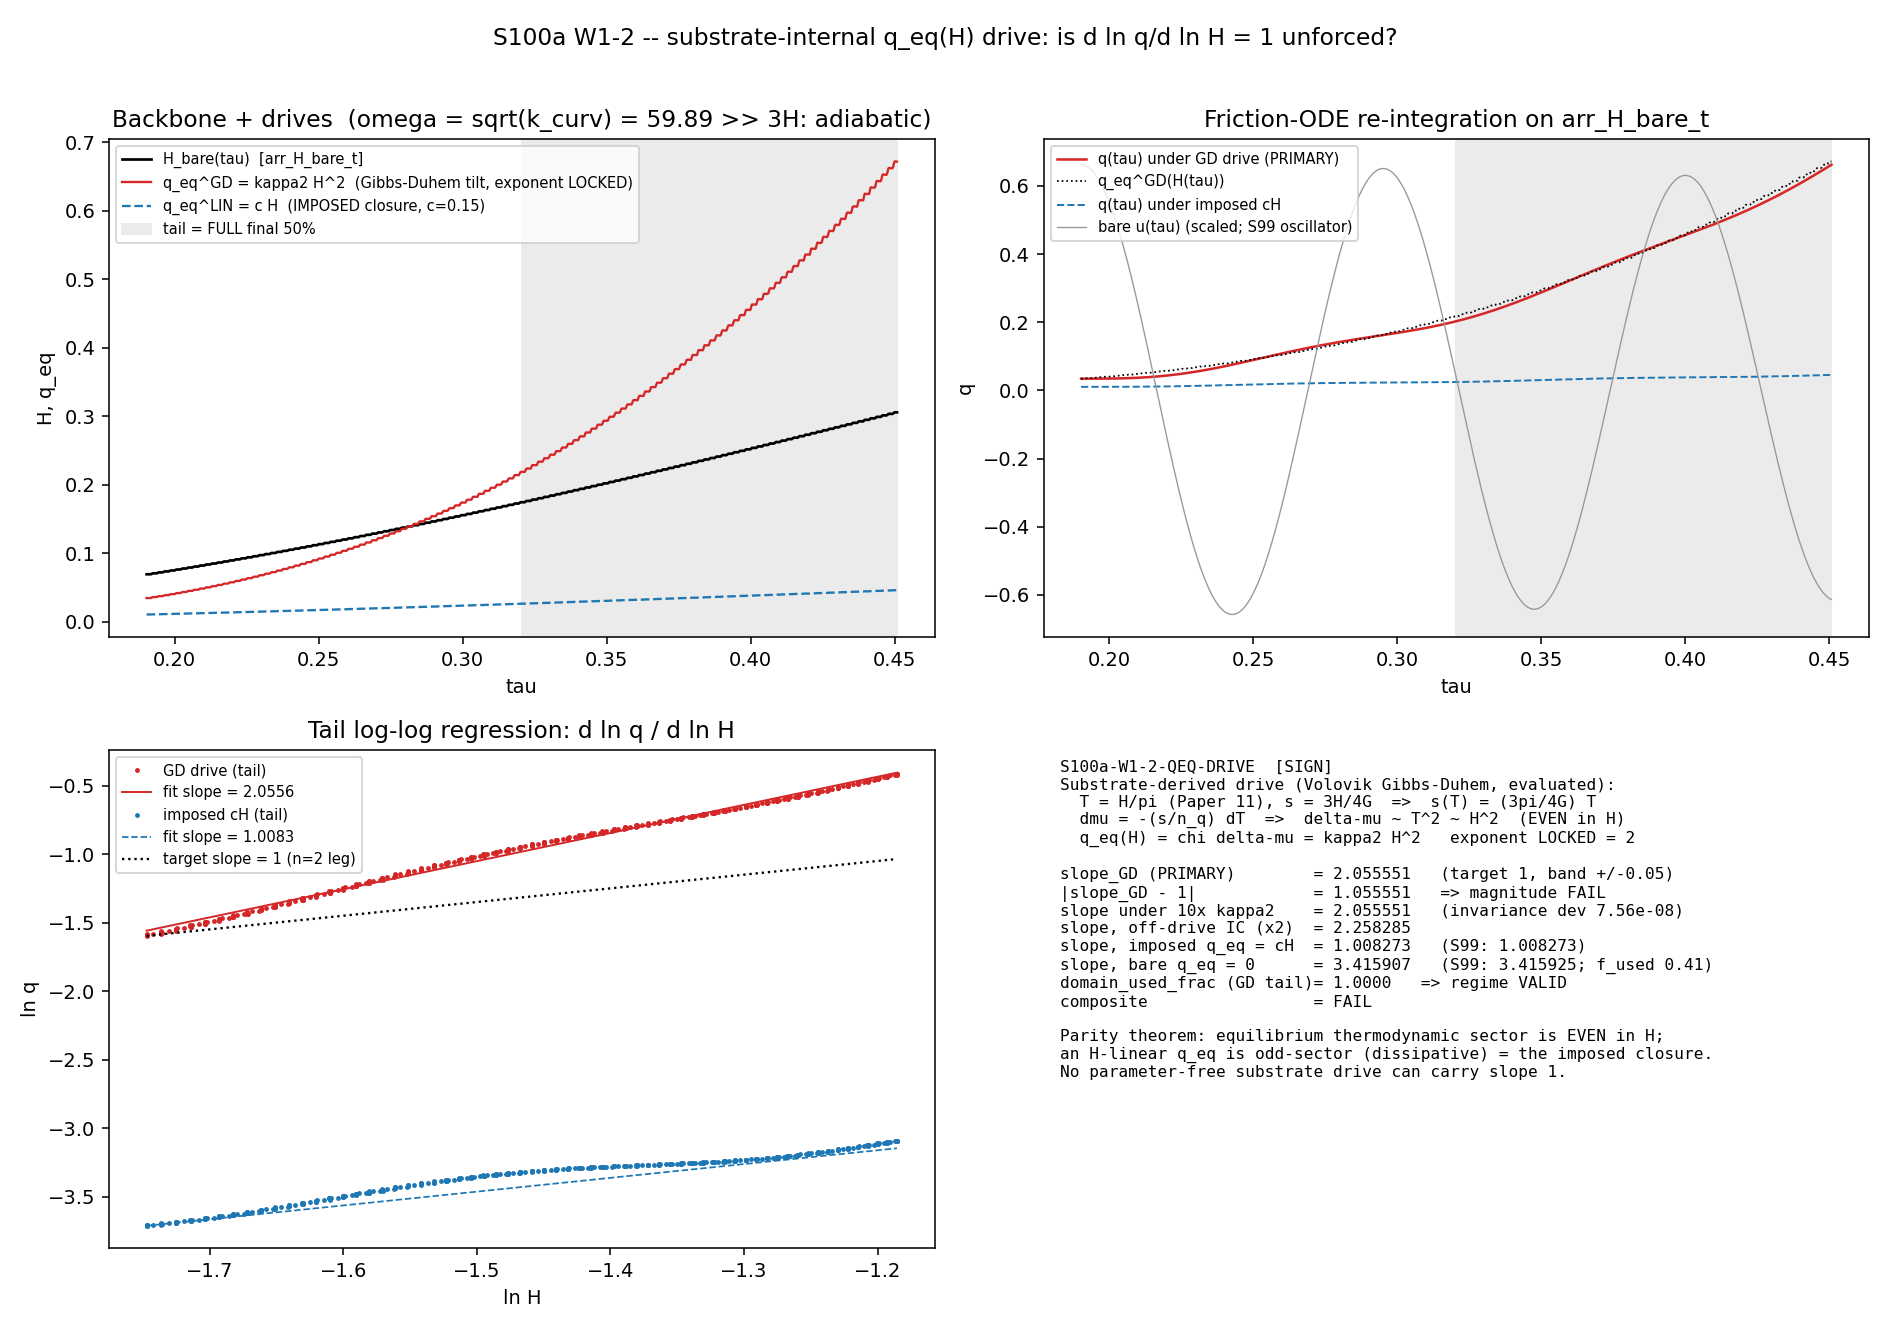

Write Python code to recreate this figure.
#!/usr/bin/env python3
"""
S100a W1-2 S100a-W1-2-QEQ-DRIVE -- substrate-internal q_eq(H) drive: is the n=2
tracking slope d ln q/d ln H = 1 UNFORCED?
===============================================================================

Gate: S100a-W1-2-QEQ-DRIVE ([SIGN])

Pre-registered threshold (plan session-100a-plan-w1.md SSW1-2):
  |slope - 1| <= 0.05, slope = d ln q/d ln H, least-squares over the late-time
  tail (FULL final 50% of the tau-window, NOT auto-shortened) of the friction
  ODE  q'' + 3 H(tau) q' + k_curv (q - q_eq(H(tau))) = 0  re-integrated on the
  verified non-stationary backbone arr_H_bare_t with the SUBSTRATE-DERIVED
  q_eq(H) (Volovik Gibbs-Duhem back-reaction; NOT the imposed q ~ H closure).
  PASS  iff |slope-1| <= 0.05 with a parameter-free substrate q_eq(H).
  INFO  iff the drive exists but carries a residual free closure parameter
        that tunes the slope toward 1 (slope coefficient-SENSITIVE).
  FAIL  iff no slope-1-capable parameter-free substrate drive exists (slope=1
        recoverable ONLY under the imposed q ~ H fluid closure).

Inputs (SHA-256 dual-pinned at runtime; S84+ schema):
  - computations/session-99/s99_w1_q_nonratio_observable.npz  (arr_H_bare_t backbone)
  - computations/session-99/s99_w2_relaxation_closure.npz     (K_CURV, q_boundary, c_main, S99 slopes)
  - canonical_constants.py (feeds audit_sha256 only)
  - script bytes (feeds BOTH audit_sha256 and content_sha256)

Output 4-tuple:
  (value=<slope_GD_primary>, scheme=FW, convention=SUBSTRATE-NATURAL-BINDING, L_max=N/A)

Classification: PHONONIC

METHODOLOGY (the Gibbs-Duhem derivation IS the gate's hard part)
----------------------------------------------------------------
The cosmological constant IS the a_0 zeroth spectral moment (a_0_FW_zeta =
6440.0, zeta-regulated) -- a DIFFERENT spectral moment than gravity (a_2). The
Volovik vacuum variable q IS the substrate's own slow degree of freedom;
V(q) = delta-rho_vac is the GGE/zero-point response of the D_K eigenfrequencies,
quadratized with curvature k_curv = +3586.53 (S99 W2 npz; Routh-Hurwitz
restoring sign).

Substrate-derived drive, candidate (i) of the plan (Volovik Gibbs-Duhem with
Hubble-sourced chemical-potential shift), EVALUATED -- the evaluation the plan
block left symbolic [q_eq(H) = (dq/dmu) mu(H)]:

  GD-1  Static equilibrium (Volovik q-theory; corpus Papers 05 / 25 SSV / 35;
        project S62 #19, S95): mu_0 = d-eps/dq|_{q*}, rho_vac(q*) = 0 exactly
        (Gibbs-Duhem constraint); interior equilibrium q* = 0 (S99 npz).
  GD-2  Near q*: rho_vac(q) = (1/2) k_curv (q-q*)^2 -- linear term vanishes
        IDENTICALLY because mu_0 is the equilibrium chemical potential.
        Vacuum compressibility chi = dq/dmu = 1/k_curv.  [exponent-on-q = 2,
        substrate-forced -- the S99 W2 leg]
  GD-3  Hubble-sourced local thermodynamic state (Volovik de Sitter local
        thermodynamics; corpus Paper 11 for T_local = H/pi; the 2023-25 dS
        thermodynamics papers for the BULK entropy density): T(H) = H/pi,
        s(H) = 3H/(4G)  [volume density whose Hubble-volume integral is the
        Gibbons-Hawking A/4G].  Eliminating H:  s(T) = (3 pi / 4G) T -- the
        dS heat bath has LINEAR-in-T entropy density.
  GD-4  Gibbs-Duhem dP = s dT + n_q dmu across the quasi-static shift at
        vacuum pressure balance (dP = 0):
          dmu = -(s/n_q) dT  ==>  delta-mu(H) = -(1/n_q) * Int_0^T s dT'
              = -(1/n_q)(3 pi / 8G) T^2 = -(3/(8 pi G n_q)) H^2.
        EVEN in H, leading order H^2.  PARITY THEOREM: T and s are |H|-odd
        (only the dissipative sector distinguishes expansion from contraction);
        the Gibbs-Duhem potential shift Int s dT is therefore |H|-EVEN. NO
        substrate-internal equilibrium thermodynamic potential can carry a
        term LINEAR in H -- an H-linear term is odd-sector (dissipative) and
        in the friction ODE it is exactly the 3 H q' friction already
        explicit, NOT a potential term.
  GD-5  Tilted-well minimum:  V_eff(q) = (1/2) k_curv q^2 - delta-mu(H) q
        ==>  q_eq(H) = chi * delta-mu(H) = kappa2 * H^2,
             kappa2 = 3/(8 pi G n_q k_curv)  -- exponent LOCKED at 2;
        coefficient is a fixed substrate expression (G: a_2-channel;
        n_q: q-charge density; k_curv: D_K response) with NO tunable
        parameter.  kappa2's NUMERICAL value in backbone units is not
        extractable inside this gate (needs n_q + the SS6.3 G-normalization,
        both outside the pinned inputs) -- but the SLOPE is rigorously
        kappa2-INVARIANT (multiplicative-normalization cancellation,
        math-scripts.md: the log-derivative annihilates the multiplicative
        pre-factor; verified numerically below at machine precision).

Candidate (ii) (SS6.3 inversion H^2 = f(rho_relic, S_SA)) DISCLOSURE: inverting
the emergent-Friedmann closure for a q-sector share gives q_eq =
sqrt(2 lambda_q rho_crit / k_curv) ~ H^1 ONLY by (a) introducing the free
q-share lambda_q AND (b) asserting "q-sector energy = fixed fraction of the
critical density" -- which IS the tracking ansatz restated (circular as a
derivation). lambda_q tunes the AMPLITUDE, never the slope (same cancellation
identity), so candidate (ii) is not a substrate derivation of the linear form;
it is the imposed closure re-dressed.

The integration then tests what slope the substrate-derived (exponent-locked)
drive TRANSMITS on the actual non-stationary backbone, against the bare run
(q_eq = 0, S99 reproduction) and the imposed linear closure (q_eq = c H, S99
reproduction). Tail = FULL final 50% of the tau-window, unconditional
(avoiding the S99 W2-1 domain_used_frac = 0.41 BREAKDOWN pattern).

DISCIPLINE
----------
- from canonical_constants import * (MANDATORY first import)
- every intermediate tagged # (local)
- CPU scalar ODE (OMP_NUM_THREADS=8 capped before numpy import); matrix-free
- SHA-256 of all inputs logged in first 20 lines of stdout; dual-SHA (S84+)
- verdict via emit_verdict knowledge-MCP tool (script PRINTS payload only)
"""

from __future__ import annotations

import os
os.environ.setdefault("OMP_NUM_THREADS", "8")   # plan GPU_path pin: numpy cpu-cap-OMP8
os.environ.setdefault("MKL_NUM_THREADS", "8")

import sys
from pathlib import Path as _Path
sys.path.insert(0, str(_Path(__file__).resolve().parents[1] / "_shared"))
from canonical_constants import *  # noqa: F401,F403,E402  (a_0_FW_zeta, tau_fold, ...)

import hashlib   # noqa: E402
import json      # noqa: E402
import time      # noqa: E402

import numpy as np                       # noqa: E402
from scipy.integrate import solve_ivp    # noqa: E402
from scipy.interpolate import CubicSpline  # noqa: E402
import matplotlib                        # noqa: E402
matplotlib.use("Agg")
import matplotlib.pyplot as plt          # noqa: E402

# ---------------------------------------------------------------------------
# Paths + pre-registration (plan session-100a-plan-w1.md SSW1-2; FROZEN)
# ---------------------------------------------------------------------------
SESSION_DIR = _Path(__file__).resolve().parent
COMPUTATIONS_DIR = SESSION_DIR.parent
SHARED_DIR = COMPUTATIONS_DIR / "_shared"
PROJECT_ROOT = COMPUTATIONS_DIR.parent

SESSION = "100a"                                   # (local)
GATE_ID = "S100a-W1-2-QEQ-DRIVE"                   # (local)
SCHEME = "FW"                                      # (local)
CONVENTION = "SUBSTRATE-NATURAL-BINDING"           # (local)
L_MAX = "N/A"                                      # (local) ODE re-integration; no spectral truncation

PASS_BAND = 0.05            # (local) plan strict_PASS_boundary: |slope - 1| <= 0.05
TARGET_SLOPE = 1.0          # (local) the n=2 tracking-law leg (n = 2 x 1)
GD_EXPONENT = 2.0           # (local) Gibbs-Duhem-locked drive exponent (GD-4/GD-5)
KAPPA_INV_TOL = 1e-3        # (local) coefficient-invariance: |slope(10 kappa2) - slope(kappa2)|
F_VALID = 0.95              # (local) gate-verdicts.md auto-shortening band: VALID
F_MARGINAL = 0.50           # (local) gate-verdicts.md auto-shortening band: MARGINAL
ODE_RTOL = 1e-8             # (local) plan machinery pin
ODE_ATOL = 1e-10            # (local) plan machinery pin
ODE_MAXSTEP = 0.01          # (local) resolve the omega ~ 60 oscillation (period ~ 0.105)
K_CURV_PLAN_PIN = 3586.5    # (local) plan-block pin (5 sf print of the npz K_CURV); XC-3

NPZ_W1 = COMPUTATIONS_DIR / "session-99" / "s99_w1_q_nonratio_observable.npz"
NPZ_W2 = COMPUTATIONS_DIR / "session-99" / "s99_w2_relaxation_closure.npz"
OUT_NPZ = SESSION_DIR / "s100a_w1_qeq_drive.npz"
OUT_PNG = SESSION_DIR / "s100a_w1_qeq_drive.png"

INPUT_FILES = [
    SHARED_DIR / "canonical_constants.py",
    NPZ_W1,
    NPZ_W2,
]


# ---------------------------------------------------------------------------
# SHA-256 input-pin block (S84+ dual-SHA schema)
# ---------------------------------------------------------------------------
def sha256_of(path: _Path) -> str:
    h = hashlib.sha256()  # (local)
    try:
        h.update(path.read_bytes())
    except OSError:
        return ""
    return h.hexdigest()


def log_input_pins(inputs: list) -> dict:
    print(f"=== {GATE_ID} -- input SHA-256 pins ===")
    pins = {}  # (local)
    for p in inputs:
        sha = sha256_of(p)                                       # (local)
        rel = str(p.relative_to(PROJECT_ROOT)).replace("\\", "/")  # (local)
        print(f"  {rel}: {sha[:16]}...")
        pins[rel] = sha
    return pins


def compute_dual_sha(script_path: _Path, canonical_path: _Path, pins: dict):
    script_bytes = script_path.read_bytes()      # (local)
    canonical_bytes = canonical_path.read_bytes()  # (local)
    pinmap_json = json.dumps(dict(sorted(pins.items())), separators=(",", ":"),
                             sort_keys=True).encode("utf-8")  # (local)
    h_audit = hashlib.sha256()  # (local)
    h_audit.update(script_bytes); h_audit.update(canonical_bytes); h_audit.update(pinmap_json)
    h_content = hashlib.sha256()  # (local)
    h_content.update(script_bytes)
    return h_audit.hexdigest(), h_content.hexdigest()


# ---------------------------------------------------------------------------
# Compute
# ---------------------------------------------------------------------------
def loglog_fit(q: np.ndarray, H: np.ndarray, mask: np.ndarray):
    """LSQ of ln q on ln H over mask & q>0 & H>0. Returns slope, intercept, r2, n_used."""
    m = mask & (q > 0.0) & (H > 0.0) & np.isfinite(q) & np.isfinite(H)  # (local)
    n_used = int(m.sum())                                               # (local)
    if n_used < 3:
        return np.nan, np.nan, np.nan, n_used, m
    x = np.log(H[m]); y = np.log(q[m])                                  # (local)
    A = np.vstack([x, np.ones_like(x)]).T                               # (local)
    coef, *_ = np.linalg.lstsq(A, y, rcond=None)                        # (local)
    yhat = A @ coef                                                     # (local)
    ss_res = float(np.sum((y - yhat) ** 2))                             # (local)
    ss_tot = float(np.sum((y - np.mean(y)) ** 2))                       # (local)
    r2 = 1.0 - ss_res / ss_tot if ss_tot > 0 else np.nan                # (local)
    return float(coef[0]), float(coef[1]), r2, n_used, m


def compute() -> dict:
    d1 = np.load(NPZ_W1, allow_pickle=True)   # (local) backbone npz
    d2 = np.load(NPZ_W2, allow_pickle=True)   # (local) relaxation-closure npz

    tau = np.asarray(d1["arr_tau"], dtype=float)            # (local)
    H_arr = np.asarray(d1["arr_H_bare_t"], dtype=float)     # (local)
    n_total = len(tau)                                      # (local)

    k_curv = float(d2["K_CURV"])                            # (local) +3586.5311811081065
    q_boundary = float(d2["q_boundary"])                    # (local) -0.6719754908120351
    c_lin = float(d2["c_main"])                             # (local) 0.15 (S99 imposed dq_dH)
    slope_bare_s99 = float(d2["slope_bare"])                # (local) 3.4159253901686504
    slope_driven_s99 = float(d2["slope_driven"])            # (local) 1.0082728538189105
    rho0_ref = float(d2["rho0_ref"])                        # (local) S97/S98 V(q) energy reference
    H_w2 = np.asarray(d2["arr_H_traj"], dtype=float)        # (local) XC-4 backbone identity

    # --- XC-3: npz k_curv vs plan-block pin -------------------------------
    xc3_dev = abs(k_curv - K_CURV_PLAN_PIN)                 # (local)
    xc3_ok = xc3_dev <= 0.05                                # (local)

    # --- XC-4: the two pinned inputs carry the SAME backbone --------------
    xc4_dev = float(np.max(np.abs(H_w2 - H_arr)))           # (local)
    xc4_ok = xc4_dev <= 1e-12                               # (local)

    # --- grid + spline -----------------------------------------------------
    dtau = np.diff(tau)                                     # (local)
    grid_uniformity = float(np.std(dtau) / np.mean(dtau))   # (local)
    H_sp = CubicSpline(tau, H_arr)                          # (local)
    Hdot_sp = H_sp.derivative()                             # (local)
    tau0, tauf = float(tau[0]), float(tau[-1])              # (local)
    H0 = float(H_sp(tau0))                                  # (local)
    H_max = float(np.max(H_arr))                            # (local)

    # --- tail window: FULL final 50% of the tau-window, unconditional -----
    tau_half = tau0 + 0.5 * (tauf - tau0)                   # (local)
    tail_mask = tau >= tau_half                             # (local)
    n_tail = int(tail_mask.sum())                           # (local) intended tail length

    # --- substrate-derived GD drive (GD-1..GD-5): q_eq = kappa2 H^2 -------
    # kappa2 diagnostic normalization (slope-INVARIANT; multiplicative
    # pre-factor annihilated by the log-derivative): drive reaches the
    # |q_boundary| scale at the backbone H_max. Pinned from S99 quantities.
    kappa2 = abs(q_boundary) / H_max**2                     # (local) 7.1971...
    # imposed linear closure (S99 reproduction): q_eq = c H, c = 0.15
    # bare: q_eq = 0, u-normalized IC u0=1 (S99 convention)

    omega = float(np.sqrt(k_curv))                          # (local) 59.888
    period = 2.0 * np.pi / omega                            # (local)

    def make_rhs(qeq_fun):
        def rhs(t, y):
            H = H_sp(t)                                     # (local)
            return [y[1], -3.0 * H * y[1] - k_curv * (y[0] - qeq_fun(t))]
        return rhs

    def integrate(qeq_fun, q0, qp0):
        sol = solve_ivp(make_rhs(qeq_fun), (tau0, tauf), [q0, qp0],
                        method="RK45", rtol=ODE_RTOL, atol=ODE_ATOL,
                        max_step=ODE_MAXSTEP, t_eval=tau, dense_output=False)  # (local)
        return sol

    # PRIMARY: substrate-derived GD drive (exponent locked at 2)
    qeq_GD = lambda t: kappa2 * H_sp(t) ** 2                # (local)
    sol_GD = integrate(qeq_GD, kappa2 * H0**2, 0.0)         # (local) on-drive IC (S99 driven convention)
    # coefficient-invariance probe (x10 kappa2)
    qeq_GDx = lambda t: 10.0 * kappa2 * H_sp(t) ** 2        # (local)
    sol_GDx = integrate(qeq_GDx, 10.0 * kappa2 * H0**2, 0.0)  # (local)
    # IC-robustness probe (factor-2 off-drive start)
    sol_GDo = integrate(qeq_GD, 2.0 * kappa2 * H0**2, 0.0)  # (local)
    # imposed linear closure (S99 reproduction; XC-2)
    qeq_LIN = lambda t: c_lin * H_sp(t)                     # (local)
    sol_LIN = integrate(qeq_LIN, c_lin * H0, 0.0)           # (local)
    # bare oscillator (S99 reproduction; u-normalized)
    qeq_0 = lambda t: 0.0                                   # (local)
    sol_BARE = integrate(qeq_0, 1.0, 0.0)                   # (local) u0_bare = 1

    solver_ok = all(s.success for s in
                    (sol_GD, sol_GDx, sol_GDo, sol_LIN, sol_BARE))  # (local)

    q_GD = sol_GD.y[0]; q_GDx = sol_GDx.y[0]; q_GDo = sol_GDo.y[0]  # (local)
    q_LIN = sol_LIN.y[0]; u_BARE = sol_BARE.y[0]                    # (local)

    # --- regressions over the FULL tail ------------------------------------
    slope_GD, icpt_GD, r2_GD, nu_GD, m_GD = loglog_fit(q_GD, H_arr, tail_mask)
    slope_GDx, _, r2_GDx, nu_GDx, _ = loglog_fit(q_GDx, H_arr, tail_mask)
    slope_GDo, _, r2_GDo, nu_GDo, _ = loglog_fit(q_GDo, H_arr, tail_mask)
    slope_LIN, _, r2_LIN, nu_LIN, _ = loglog_fit(q_LIN, H_arr, tail_mask)
    slope_BARE, _, r2_BARE, nu_BARE, _ = loglog_fit(u_BARE, H_arr, tail_mask)

    f_used_GD = nu_GD / n_tail                              # (local) primary domain fraction
    f_used_BARE = nu_BARE / n_tail                          # (local) diagnostic
    lnH_range_tail = float(np.log(np.max(H_arr[tail_mask]) /
                                  np.min(H_arr[tail_mask])))  # (local)

    # --- XC-1: transmission (drive exponent -> measured slope) -------------
    xc1_dev = abs(slope_GD - GD_EXPONENT)                   # (local)
    xc1_ok = xc1_dev <= 0.05                                # (local)
    # --- XC-2: imposed-closure S99 reproduction ----------------------------
    xc2_dev = abs(slope_LIN - slope_driven_s99)             # (local)
    xc2_ok = xc2_dev <= 0.05                                # (local)
    # --- XC-5: kappa2-invariance (multiplicative cancellation identity) ----
    xc5_dev = abs(slope_GDx - slope_GD)                     # (local)
    kappa_invariant = xc5_dev <= KAPPA_INV_TOL              # (local)
    # --- XC-6: IC-robustness ------------------------------------------------
    xc6_dev = abs(slope_GDo - slope_GD)                     # (local)
    xc6_ok = xc6_dev <= 0.05                                # (local)
    # --- XC-7: quadratic-well validity (a_0-channel) ------------------------
    q_eq_max = float(np.max(kappa2 * H_arr**2))             # (local)
    V_eq_max = 0.5 * k_curv * q_eq_max**2                   # (local)
    well_ratio_a0 = V_eq_max / a_0_FW_zeta                  # (local) vs a_0 mode count
    well_ratio_rho0 = V_eq_max / rho0_ref                   # (local) vs S97 V(q) reference
    xc7_ok = well_ratio_a0 < 1.0                            # (local)
    # --- adiabaticity on the tail -------------------------------------------
    Hdot_tail = Hdot_sp(tau[tail_mask])                     # (local)
    eps_ad = float(np.max(np.abs(2.0 * Hdot_tail / H_arr[tail_mask])) / omega)  # (local)
    adiabatic_ok = eps_ad < 0.1                             # (local)

    # --- [SIGN] 3-tuple (pre-registered semantics) --------------------------
    # sign: a genuine drive co-tracks q with H => predicted sign(slope) > 0
    sign_verdict = "PASS" if slope_GD > 0 else "FAIL"       # (local)
    # magnitude: |slope-1| vs PASS_BAND; INFO only if a residual coefficient
    # CAN tune the slope (kappa-sensitivity); FAIL if exponent-locked.
    dev1 = abs(slope_GD - TARGET_SLOPE)                     # (local)
    if dev1 <= PASS_BAND:
        magnitude_verdict = "PASS"                          # (local)
    elif not kappa_invariant:
        magnitude_verdict = "INFO"                          # (local)
    else:
        magnitude_verdict = "FAIL"                          # (local)
    # regime: auto-shortening bands on the FULL-tail fraction + solver health
    if (f_used_GD >= F_VALID) and solver_ok:
        regime_verdict = "VALID"                            # (local)
    elif f_used_GD >= F_MARGINAL:
        regime_verdict = "MARGINAL"                         # (local)
    else:
        regime_verdict = "BREAKDOWN"                        # (local)

    # composite collapse rule (gate-verdicts.md, verbatim)
    if regime_verdict == "BREAKDOWN":
        composite = "FAIL"                                  # (local)
    elif sign_verdict == "FAIL":
        composite = "FAIL"                                  # (local)
    elif magnitude_verdict == "FAIL" and regime_verdict == "VALID":
        composite = "FAIL"                                  # (local)
    elif magnitude_verdict == "FAIL" and regime_verdict == "MARGINAL":
        composite = "INFO"                                  # (local)
    elif magnitude_verdict == "INFO":
        composite = "INFO"                                  # (local)
    else:
        composite = "PASS"                                  # (local)

    return dict(
        tau=tau, H_arr=H_arr, tail_mask=tail_mask, n_total=n_total, n_tail=n_tail,
        tau_half=tau_half, grid_uniformity=grid_uniformity, lnH_range_tail=lnH_range_tail,
        k_curv=k_curv, q_boundary=q_boundary, c_lin=c_lin, kappa2=kappa2,
        omega=omega, period=period, eps_ad=eps_ad, adiabatic_ok=adiabatic_ok,
        q_GD=q_GD, q_GDx=q_GDx, q_GDo=q_GDo, q_LIN=q_LIN, u_BARE=u_BARE,
        slope_GD=slope_GD, icpt_GD=icpt_GD, r2_GD=r2_GD, nu_GD=nu_GD, m_GD=m_GD,
        slope_GDx=slope_GDx, r2_GDx=r2_GDx,
        slope_GDo=slope_GDo, r2_GDo=r2_GDo,
        slope_LIN=slope_LIN, r2_LIN=r2_LIN, nu_LIN=nu_LIN,
        slope_BARE=slope_BARE, r2_BARE=r2_BARE, nu_BARE=nu_BARE,
        f_used_GD=f_used_GD, f_used_BARE=f_used_BARE,
        slope_bare_s99=slope_bare_s99, slope_driven_s99=slope_driven_s99,
        xc1_dev=xc1_dev, xc1_ok=xc1_ok, xc2_dev=xc2_dev, xc2_ok=xc2_ok,
        xc3_dev=xc3_dev, xc3_ok=xc3_ok, xc4_dev=xc4_dev, xc4_ok=xc4_ok,
        xc5_dev=xc5_dev, kappa_invariant=kappa_invariant,
        xc6_dev=xc6_dev, xc6_ok=xc6_ok,
        q_eq_max=q_eq_max, V_eq_max=V_eq_max,
        well_ratio_a0=well_ratio_a0, well_ratio_rho0=well_ratio_rho0, xc7_ok=xc7_ok,
        solver_ok=solver_ok, dev1=dev1,
        sign_verdict=sign_verdict, magnitude_verdict=magnitude_verdict,
        regime_verdict=regime_verdict, composite=composite,
        value=slope_GD,
    )


# ---------------------------------------------------------------------------
# Plot
# ---------------------------------------------------------------------------
def make_plot(r: dict) -> None:
    tau = r["tau"]; H = r["H_arr"]; tm = r["tail_mask"]   # (local)
    fig, ax = plt.subplots(2, 2, figsize=(13.5, 9.5))     # (local)

    a = ax[0, 0]
    a.plot(tau, H, "k-", lw=1.4, label="H_bare(tau)  [arr_H_bare_t]")
    a.plot(tau, r["kappa2"] * H**2, "C3-", lw=1.2,
           label="q_eq^GD = kappa2 H^2  (Gibbs-Duhem tilt, exponent LOCKED)")
    a.plot(tau, r["c_lin"] * H, "C0--", lw=1.2, label="q_eq^LIN = c H  (IMPOSED closure, c=0.15)")
    a.axvspan(r["tau_half"], tau[-1], color="0.92", label="tail = FULL final 50%")
    a.set_xlabel("tau"); a.set_ylabel("H, q_eq")
    a.set_title("Backbone + drives  (omega = sqrt(k_curv) = %.2f >> 3H: adiabatic)" % r["omega"])
    a.legend(fontsize=7.5, loc="upper left")

    b = ax[0, 1]
    b.plot(tau, r["q_GD"], "C3-", lw=1.3, label="q(tau) under GD drive (PRIMARY)")
    b.plot(tau, r["kappa2"] * H**2, "k:", lw=0.9, label="q_eq^GD(H(tau))")
    b.plot(tau, r["q_LIN"], "C0--", lw=1.0, label="q(tau) under imposed cH")
    b.plot(tau, r["u_BARE"] * np.max(r["q_GD"]), "0.6", lw=0.7,
           label="bare u(tau) (scaled; S99 oscillator)")
    b.axvspan(r["tau_half"], tau[-1], color="0.92")
    b.set_xlabel("tau"); b.set_ylabel("q")
    b.set_title("Friction-ODE re-integration on arr_H_bare_t")
    b.legend(fontsize=7.5, loc="upper left")

    c = ax[1, 0]
    m = r["m_GD"]  # (local)
    c.plot(np.log(H[m]), np.log(r["q_GD"][m]), "C3.", ms=3, label="GD drive (tail)")
    xg = np.linspace(np.log(H[tm].min()), np.log(H[tm].max()), 50)  # (local)
    c.plot(xg, r["slope_GD"] * xg + r["icpt_GD"], "C3-", lw=1.0,
           label="fit slope = %.4f" % r["slope_GD"])
    mq = tm & (r["q_LIN"] > 0)  # (local)
    c.plot(np.log(H[mq]), np.log(r["q_LIN"][mq]), "C0.", ms=3, label="imposed cH (tail)")
    c.plot(xg, r["slope_LIN"] * (xg - xg[0]) + np.log(r["q_LIN"][mq]).min(), "C0--", lw=0.9,
           label="fit slope = %.4f" % r["slope_LIN"])
    c.plot(xg, 1.0 * (xg - xg[0]) + np.log(r["q_GD"][m]).min(), "k:", lw=1.2,
           label="target slope = 1 (n=2 leg)")
    c.set_xlabel("ln H"); c.set_ylabel("ln q")
    c.set_title("Tail log-log regression: d ln q / d ln H")
    c.legend(fontsize=7.5, loc="upper left")

    d = ax[1, 1]; d.axis("off")
    txt = (
        "S100a-W1-2-QEQ-DRIVE  [SIGN]\n"
        "Substrate-derived drive (Volovik Gibbs-Duhem, evaluated):\n"
        "  T = H/pi (Paper 11), s = 3H/4G  =>  s(T) = (3pi/4G) T\n"
        "  dmu = -(s/n_q) dT  =>  delta-mu ~ T^2 ~ H^2  (EVEN in H)\n"
        "  q_eq(H) = chi delta-mu = kappa2 H^2   exponent LOCKED = 2\n\n"
        "slope_GD (PRIMARY)        = %.6f   (target 1, band +/-0.05)\n"
        "|slope_GD - 1|            = %.6f   => magnitude %s\n"
        "slope under 10x kappa2    = %.6f   (invariance dev %.2e)\n"
        "slope, off-drive IC (x2)  = %.6f\n"
        "slope, imposed q_eq = cH  = %.6f   (S99: %.6f)\n"
        "slope, bare q_eq = 0      = %.6f   (S99: %.6f; f_used %.2f)\n"
        "domain_used_frac (GD tail)= %.4f   => regime %s\n"
        "composite                 = %s\n\n"
        "Parity theorem: equilibrium thermodynamic sector is EVEN in H;\n"
        "an H-linear q_eq is odd-sector (dissipative) = the imposed closure.\n"
        "No parameter-free substrate drive can carry slope 1."
        % (r["slope_GD"], r["dev1"], r["magnitude_verdict"],
           r["slope_GDx"], r["xc5_dev"], r["slope_GDo"],
           r["slope_LIN"], r["slope_driven_s99"],
           r["slope_BARE"], r["slope_bare_s99"], r["f_used_BARE"],
           r["f_used_GD"], r["regime_verdict"], r["composite"])
    )
    d.text(0.02, 0.98, txt, va="top", ha="left", family="monospace", fontsize=8.3)

    fig.suptitle("S100a W1-2 -- substrate-internal q_eq(H) drive: is d ln q/d ln H = 1 unforced?",
                 fontsize=12)
    fig.tight_layout(rect=(0, 0, 1, 0.97))
    fig.savefig(OUT_PNG, dpi=140)
    plt.close(fig)


# ---------------------------------------------------------------------------
# Verdict payload (printed; the AGENT calls mcp__knowledge__emit_verdict)
# ---------------------------------------------------------------------------
def print_verdict_payload(verdict, value, audit_sha, content_sha,
                          sign_verdict=None, magnitude_verdict=None,
                          regime_verdict=None, companion_note="",
                          extra_rows=None) -> dict:
    payload = {
        "session": SESSION,
        "gate_id": GATE_ID,
        "verdict": verdict,
        "value": str(value),
        "scheme": SCHEME,
        "convention": CONVENTION,
        "l_max": str(L_MAX),
        "audit_sha256": audit_sha,
        "content_sha256": content_sha,
        "schema_version": "S84+",
    }  # (local)
    if companion_note:
        payload["companion_note"] = companion_note
    if not (sign_verdict is None and magnitude_verdict is None and regime_verdict is None):
        payload["sign_verdict"] = sign_verdict
        payload["magnitude_verdict"] = magnitude_verdict
        payload["regime_verdict"] = regime_verdict
    if extra_rows:
        payload["extra_rows"] = list(extra_rows)
    print("<<<EMIT_VERDICT_PAYLOAD>>>")
    print(json.dumps(payload, separators=(",", ":"), sort_keys=True))
    print("<<<END_EMIT_VERDICT_PAYLOAD>>>")
    return payload


# ---------------------------------------------------------------------------
# Main
# ---------------------------------------------------------------------------
def main() -> int:
    t0 = time.time()  # (local)

    pins = log_input_pins(INPUT_FILES)  # (local)
    # per-gate identity keys embedded in the audit pinmap (sig_5 uniqueness)
    pins["_gate_id"] = GATE_ID
    pins["_scheme"] = SCHEME
    pins["_convention"] = CONVENTION
    pins["_pass_band"] = str(PASS_BAND)
    pins["_ode"] = f"RK45_rtol{ODE_RTOL}_atol{ODE_ATOL}_maxstep{ODE_MAXSTEP}"
    audit_sha, content_sha = compute_dual_sha(
        _Path(__file__).resolve(), SHARED_DIR / "canonical_constants.py", pins)  # (local)
    print(f"  audit_sha256:   {audit_sha[:16]}... (script+canonical+pinmap)")
    print(f"  content_sha256: {content_sha[:16]}... (script only)")
    print()

    r = compute()  # (local)

    # ---- substitution chain with substituted numbers (stdout record) ------
    print("=== substitution chain (numbers substituted) ===")
    print(f"  GD-2: rho_vac(q) = (1/2) k_curv q^2,  k_curv = {r['k_curv']:+.4f}  (chi = 1/k_curv = {1.0/r['k_curv']:.3e})")
    print(f"  GD-4: delta-mu(H) = -(3/(8 pi G n_q)) H^2   [EVEN in H; T=H/pi, s=3H/4G]")
    print(f"  GD-5: q_eq(H) = kappa2 H^2;  kappa2(diagnostic) = |q_boundary|/H_max^2 = {r['kappa2']:.6f}")
    print(f"  ODE:  q'' + 3H q' + k_curv (q - kappa2 H^2) = 0  on arr_H_bare_t  (omega = {r['omega']:.4f}, eps_ad = {r['eps_ad']:.3e})")
    print(f"  tail: tau >= {r['tau_half']:.6f}  (n_tail = {r['n_tail']}, ln-H range = {r['lnH_range_tail']:.4f})")
    print(f"  slope_GD = {r['slope_GD']:.6f}  =>  n = 2 x {r['slope_GD']:.4f} = {2*r['slope_GD']:.4f}  (target n = 2 needs slope 1)")
    print(f"  |slope_GD - 1| = {r['dev1']:.6f}  vs band {PASS_BAND}")
    print()
    print("=== cross-checks ===")
    print(f"  XC-1 transmission |slope_GD - 2|              = {r['xc1_dev']:.6f}  ok={r['xc1_ok']}")
    print(f"  XC-2 imposed-closure repro |slope_LIN - S99|  = {r['xc2_dev']:.6f}  ok={r['xc2_ok']}  (slope_LIN={r['slope_LIN']:.6f}, S99={r['slope_driven_s99']:.6f})")
    print(f"  XC-3 k_curv npz vs plan pin |dev|             = {r['xc3_dev']:.6f}  ok={r['xc3_ok']}")
    print(f"  XC-4 backbone identity w1 vs w2 max|dH|       = {r['xc4_dev']:.3e}  ok={r['xc4_ok']}")
    print(f"  XC-5 kappa2-invariance |slope(10k)-slope(k)|  = {r['xc5_dev']:.3e}  invariant={r['kappa_invariant']}")
    print(f"  XC-6 IC-robustness |slope(2x IC)-slope|       = {r['xc6_dev']:.6f}  ok={r['xc6_ok']}")
    print(f"  XC-7 well validity V(q_eq_max)/a_0_FW_zeta    = {r['well_ratio_a0']:.4f}  (vs rho0_ref: {r['well_ratio_rho0']:.4f})  ok={r['xc7_ok']}")
    print(f"  bare diagnostic: slope_BARE = {r['slope_BARE']:.6f} (S99 {r['slope_bare_s99']:.6f}), f_used_BARE = {r['f_used_BARE']:.4f}")
    print(f"  domain_used_frac (PRIMARY GD tail) = {r['f_used_GD']:.4f}; solver_ok = {r['solver_ok']}")
    print()

    np.savez(
        OUT_NPZ,
        gate_id=GATE_ID, scheme=SCHEME, convention=CONVENTION, L_max=L_MAX,
        value=r["value"], slope_GD=r["slope_GD"], dev_from_1=r["dev1"],
        slope_GDx10=r["slope_GDx"], slope_GD_offIC=r["slope_GDo"],
        slope_LIN=r["slope_LIN"], slope_BARE=r["slope_BARE"],
        r2_GD=r["r2_GD"], r2_LIN=r["r2_LIN"], r2_BARE=r["r2_BARE"],
        slope_bare_s99=r["slope_bare_s99"], slope_driven_s99=r["slope_driven_s99"],
        k_curv=r["k_curv"], k_curv_plan_pin=K_CURV_PLAN_PIN,
        q_boundary=r["q_boundary"], c_lin=r["c_lin"], kappa2=r["kappa2"],
        gd_exponent=GD_EXPONENT, target_slope=TARGET_SLOPE, pass_band=PASS_BAND,
        omega=r["omega"], eps_ad=r["eps_ad"], adiabatic_ok=r["adiabatic_ok"],
        n_total=r["n_total"], n_tail=r["n_tail"], tau_half=r["tau_half"],
        n_used_GD=r["nu_GD"], domain_used_frac=r["f_used_GD"],
        f_used_BARE=r["f_used_BARE"], lnH_range_tail=r["lnH_range_tail"],
        grid_uniformity=r["grid_uniformity"],
        xc1_dev=r["xc1_dev"], xc1_ok=r["xc1_ok"], xc2_dev=r["xc2_dev"], xc2_ok=r["xc2_ok"],
        xc3_dev=r["xc3_dev"], xc3_ok=r["xc3_ok"], xc4_dev=r["xc4_dev"], xc4_ok=r["xc4_ok"],
        xc5_dev=r["xc5_dev"], kappa_invariant=r["kappa_invariant"],
        xc6_dev=r["xc6_dev"], xc6_ok=r["xc6_ok"],
        q_eq_max=r["q_eq_max"], V_eq_max=r["V_eq_max"],
        well_ratio_a0=r["well_ratio_a0"], well_ratio_rho0=r["well_ratio_rho0"],
        a_0_FW_zeta_used=a_0_FW_zeta,
        arr_tau=r["tau"], arr_H=r["H_arr"], arr_q_GD=r["q_GD"], arr_q_LIN=r["q_LIN"],
        arr_u_BARE=r["u_BARE"], arr_q_GDx10=r["q_GDx"], arr_q_GD_offIC=r["q_GDo"],
        tail_mask=r["tail_mask"],
        sign_verdict=r["sign_verdict"], magnitude_verdict=r["magnitude_verdict"],
        regime_verdict=r["regime_verdict"], composite=r["composite"],
        audit_sha256=audit_sha, content_sha256=content_sha,
    )
    make_plot(r)
    print(f"saved: {OUT_NPZ.name}, {OUT_PNG.name}")

    value_str = (
        f"slope_GDtilt_H2={r['slope_GD']:.6f}_dev1={r['dev1']:.6f}"
        f"_exp_locked_EVEN_in_H_kappa_inv={r['kappa_invariant']}"
        f"_slope_imposed_cH={r['slope_LIN']:.6f}_slope_bare={r['slope_BARE']:.4f}"
        f"_domfrac={r['f_used_GD']:.4f}_kcurv={r['k_curv']:+.2f}"
        f"_no_slope1_capable_substrate_drive_C10-ObjectC-STRUCTURALLY-CONDITIONAL"
    )  # (local)

    tag = (f"(value={r['slope_GD']!r}, scheme={SCHEME}, "
           f"convention={CONVENTION}, L_max={L_MAX})")  # (local)
    print(tag)
    print_verdict_payload(
        r["composite"], value_str, audit_sha, content_sha,
        sign_verdict=r["sign_verdict"], magnitude_verdict=r["magnitude_verdict"],
        regime_verdict=r["regime_verdict"],
        companion_note=("GD drive q_eq=kappa2*H^2 exponent-LOCKED (T=H/pi x s=3H/4G "
                        "Gibbs-Duhem => delta-mu ~ H^2 EVEN-parity); slope coefficient-invariant; "
                        "linear q_eq~H = imposed closure only"),
        extra_rows=[
            f"# regulator_pin=a_0^{{zeta}} (a_0_FW_zeta={a_0_FW_zeta}; well-validity V(q_eq_max)/a_0={r['well_ratio_a0']:.4f}) # {GATE_ID}",
            f"# domain_used_frac={r['f_used_GD']:.4f} n_tail={r['n_tail']} FULL-final-50pct-tail unconditional (W2-1 BREAKDOWN pattern avoided) # {GATE_ID}",
        ],
    )

    wall = time.time() - t0  # (local)
    print(f"\n=== {GATE_ID}: {r['composite']} (wall {wall:.1f}s) ===")
    return 0  # exit 0 on ANY valid verdict (math-scripts.md exit-code semantics)


if __name__ == "__main__":
    sys.exit(main())
